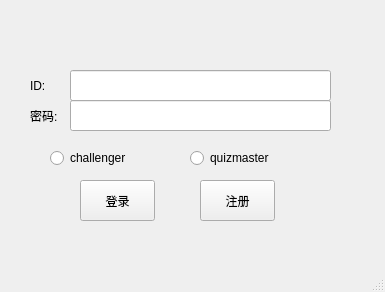
<?xml version="1.0" encoding="UTF-8"?>
<ui version="4.0">
 <class>loginWindow</class>
 <widget class="QMainWindow" name="loginWindow">
  <property name="geometry">
   <rect>
    <x>0</x>
    <y>0</y>
    <width>385</width>
    <height>292</height>
   </rect>
  </property>
  <property name="windowTitle">
   <string>MainWindow</string>
  </property>
  <widget class="QWidget" name="centralwidget">
   <widget class="QLineEdit" name="idLine">
    <property name="geometry">
     <rect>
      <x>70</x>
      <y>70</y>
      <width>261</width>
      <height>31</height>
     </rect>
    </property>
   </widget>
   <widget class="QLabel" name="label">
    <property name="geometry">
     <rect>
      <x>30</x>
      <y>70</y>
      <width>54</width>
      <height>31</height>
     </rect>
    </property>
    <property name="text">
     <string>ID:</string>
    </property>
   </widget>
   <widget class="QLabel" name="label_2">
    <property name="geometry">
     <rect>
      <x>30</x>
      <y>100</y>
      <width>54</width>
      <height>31</height>
     </rect>
    </property>
    <property name="text">
     <string>密码:</string>
    </property>
   </widget>
   <widget class="QLineEdit" name="passwordLine">
    <property name="geometry">
     <rect>
      <x>70</x>
      <y>100</y>
      <width>261</width>
      <height>31</height>
     </rect>
    </property>
   </widget>
   <widget class="QPushButton" name="loginButton">
    <property name="geometry">
     <rect>
      <x>80</x>
      <y>180</y>
      <width>75</width>
      <height>41</height>
     </rect>
    </property>
    <property name="text">
     <string>登录</string>
    </property>
   </widget>
   <widget class="QPushButton" name="registButton">
    <property name="geometry">
     <rect>
      <x>200</x>
      <y>180</y>
      <width>75</width>
      <height>41</height>
     </rect>
    </property>
    <property name="text">
     <string>注册</string>
    </property>
   </widget>
   <widget class="QRadioButton" name="challengerRadio">
    <property name="geometry">
     <rect>
      <x>50</x>
      <y>150</y>
      <width>89</width>
      <height>16</height>
     </rect>
    </property>
    <property name="text">
     <string>challenger</string>
    </property>
   </widget>
   <widget class="QRadioButton" name="quizmasterRadio">
    <property name="geometry">
     <rect>
      <x>190</x>
      <y>150</y>
      <width>89</width>
      <height>16</height>
     </rect>
    </property>
    <property name="text">
     <string>quizmaster</string>
    </property>
   </widget>
  </widget>
  <widget class="QMenuBar" name="menubar">
   <property name="geometry">
    <rect>
     <x>0</x>
     <y>0</y>
     <width>385</width>
     <height>23</height>
    </rect>
   </property>
  </widget>
  <widget class="QStatusBar" name="statusbar"/>
 </widget>
 <resources/>
 <connections/>
</ui>
